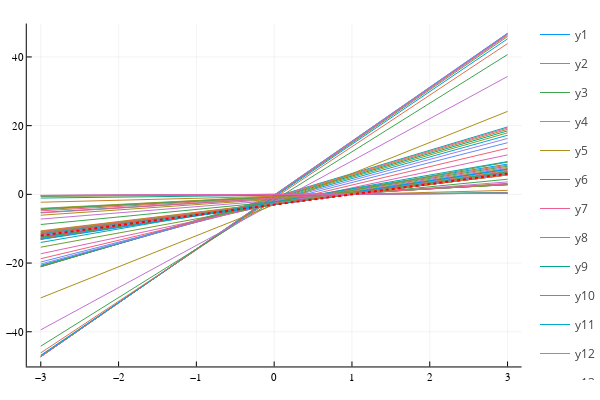

Write notebook code for a chart like this one.
### Code cell
p3 = plot(q, τ1)
plot!(p3, q, τ2)
plot!(p3, q, τ3)
plot!(q, 3*(q .- 1), line = :dot, c = :red, lw = 2)
